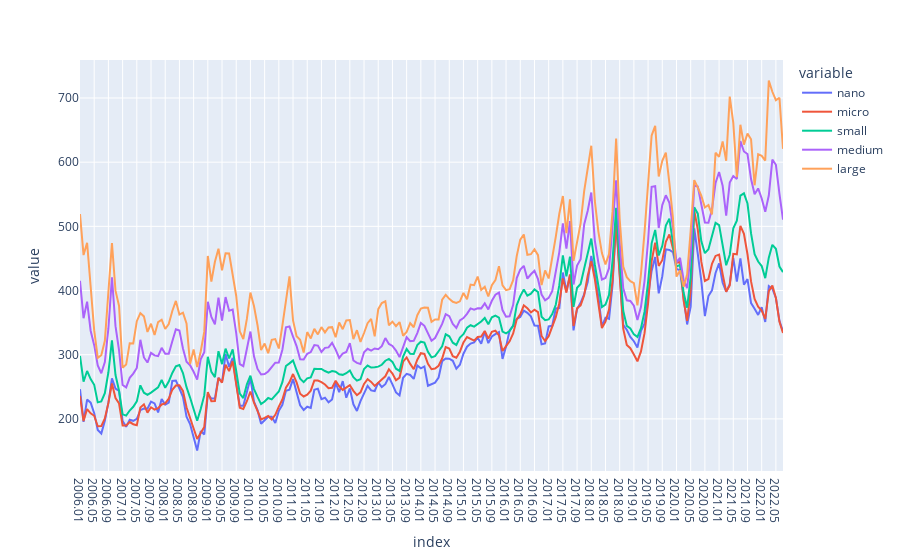

Notebook code for this chart:
### Code cell
# 전국 데이터 시각화
plt.figure(figsize=(60, 30))
fig = px.line(df_nation)
fig.show()

### Figure 1 — Plotly figure (JSON) as saved in the notebook; plotly's stock layout.template omitted (floating-point values rounded to 4 significant figures; data arrays with more than 128 entries replaced by an {"elided": "..."} marker saying what was removed)
{"data": [{"hovertemplate": "variable=nano<br>index=%{x}<br>value=%{y}<extra></extra>", "legendgroup": "nano", "line": {"color": "#636efa", "dash": "solid"}, "marker": {"symbol": "circle"}, "mode": "lines", "name": "nano", "orientation": "v", "showlegend": true, "type": "scatter", "x": {"elided": "199 str values"}, "xaxis": "x", "y": {"elided": "199 float values"}, "yaxis": "y"}, {"hovertemplate": "variable=micro<br>index=%{x}<br>value=%{y}<extra></extra>", "legendgroup": "micro", "line": {"color": "#EF553B", "dash": "solid"}, "marker": {"symbol": "circle"}, "mode": "lines", "name": "micro", "orientation": "v", "showlegend": true, "type": "scatter", "x": {"elided": "199 str values"}, "xaxis": "x", "y": {"elided": "199 float values"}, "yaxis": "y"}, {"hovertemplate": "variable=small<br>index=%{x}<br>value=%{y}<extra></extra>", "legendgroup": "small", "line": {"color": "#00cc96", "dash": "solid"}, "marker": {"symbol": "circle"}, "mode": "lines", "name": "small", "orientation": "v", "showlegend": true, "type": "scatter", "x": {"elided": "199 str values"}, "xaxis": "x", "y": {"elided": "199 float values"}, "yaxis": "y"}, {"hovertemplate": "variable=medium<br>index=%{x}<br>value=%{y}<extra></extra>", "legendgroup": "medium", "line": {"color": "#ab63fa", "dash": "solid"}, "marker": {"symbol": "circle"}, "mode": "lines", "name": "medium", "orientation": "v", "showlegend": true, "type": "scatter", "x": {"elided": "199 str values"}, "xaxis": "x", "y": {"elided": "199 float values"}, "yaxis": "y"}, {"hovertemplate": "variable=large<br>index=%{x}<br>value=%{y}<extra></extra>", "legendgroup": "large", "line": {"color": "#FFA15A", "dash": "solid"}, "marker": {"symbol": "circle"}, "mode": "lines", "name": "large", "orientation": "v", "showlegend": true, "type": "scatter", "x": {"elided": "199 str values"}, "xaxis": "x", "y": {"elided": "199 float values"}, "yaxis": "y"}], "layout": {"legend": {"title": {"text": "variable"}, "tracegroupgap": 0}, "margin": {"t": 60}, "xaxis": {"anchor": "y", "domain": [0, 1], "title": {"text": "index"}}, "yaxis": {"anchor": "x", "domain": [0, 1], "title": {"text": "value"}}}}
